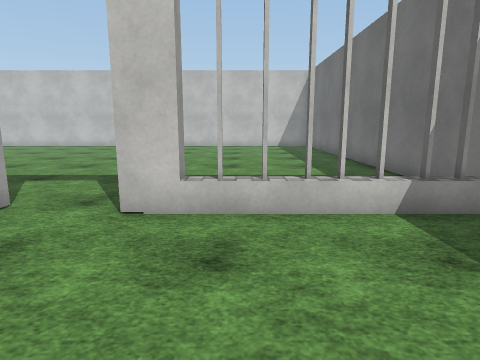
View 1 (above)

16 first-person views from a walk through a Unity game level. The camera is 1.4 m above the floor, tilts 10° down and sees 75° across. The floor is counted in squares, 1 m on a side. Each view is taken from the middle of a square. On the plan, view 1 faces up. The plan holds only what a view shows up to about 14 squares ahead; the rest is blank. The place goes on beyond the plan. The player character is not drawn. Some animated figures are not drawn. Surface patterns are stand-ins for the level's own textures.

View 2
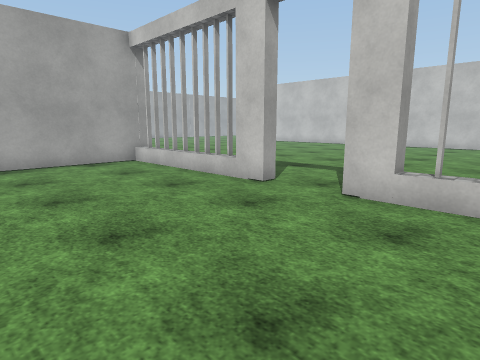

View 3
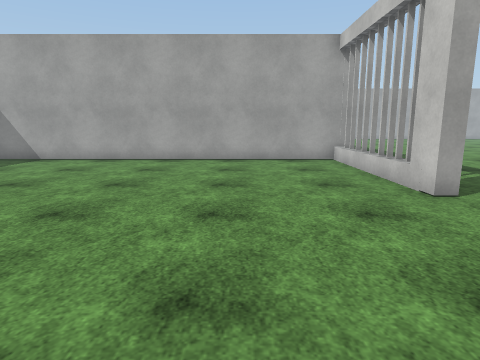

View 4
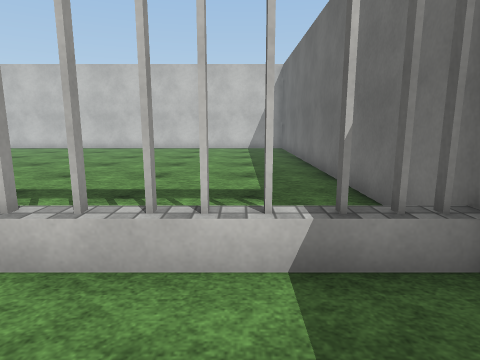

View 5
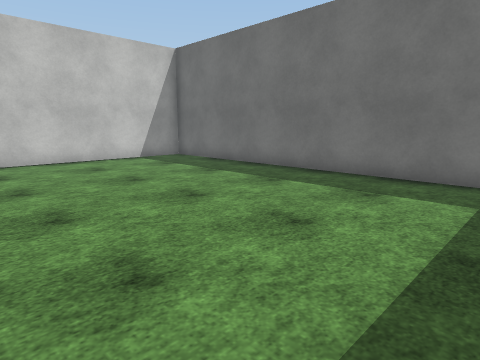

View 6
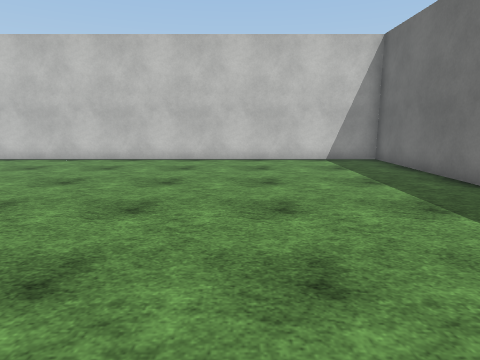

View 7
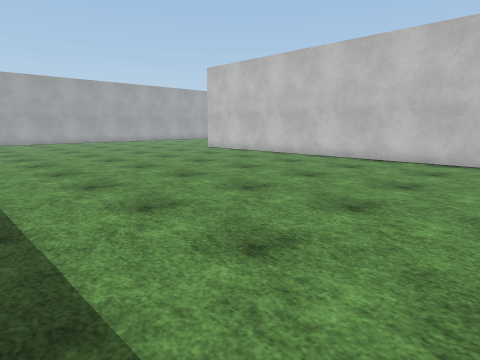

View 8
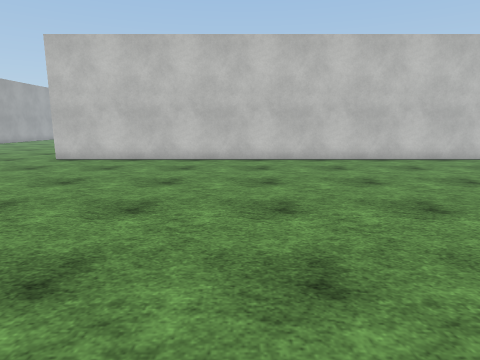

View 9
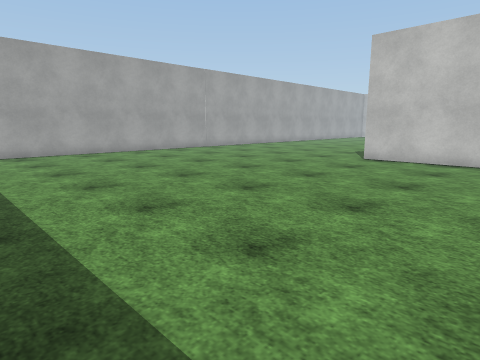

View 10
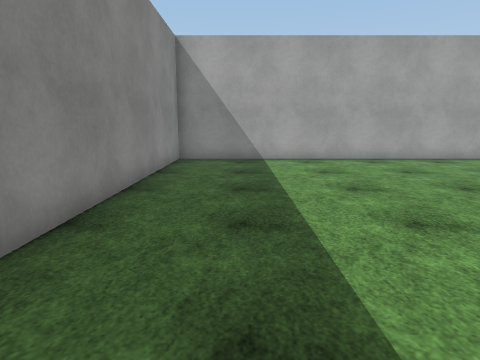

View 11
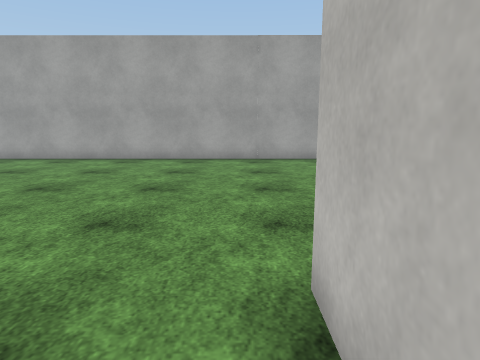

View 12
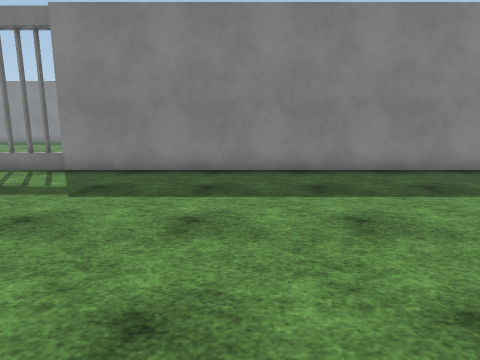

View 13
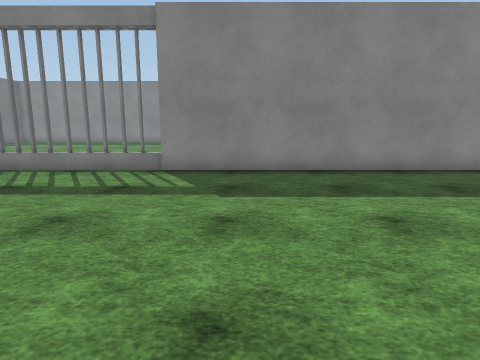

View 14
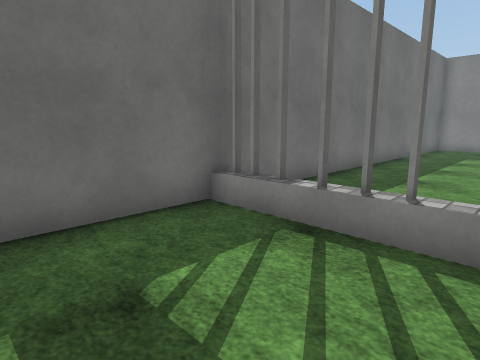

View 15
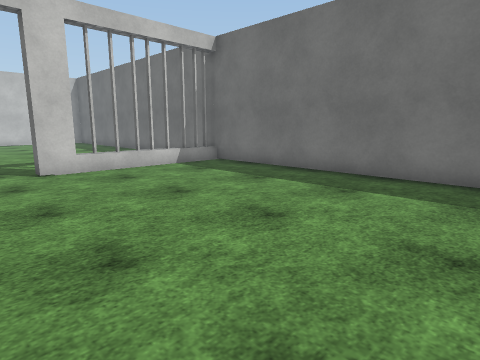

View 16
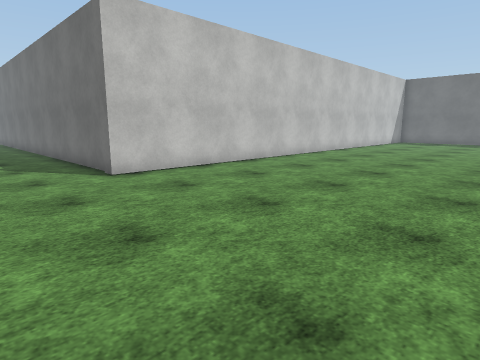

### Floor plan
Points are (right, up) in squares from view 1. A wall is a line through its corners. A room is listed if a view was taken in it or the views show most of it. See-through windows are left out.
Room 1 (views 1, 2, 3, 4, 5, 6, 7, 8, 9, 10, 11, 12, 13, 14, 15, 16)
walls: (-4, 5.4) (-4, 4.8) (-5.5, 4.8); (-0.9, 5.4) (-0.9, 4.8); (-0.5, 4.8) (-1.9, 4.8) (-1.9, 5.4); (4.5, -5.5) (4.5, 20.6) (-18.3, 20.6) (-18.3, 23.5); (-28.8, 23.3) (-28.8, 5.5) (-10.6, 5.5) (-10.6, -5.5)
low walls: (-9.5, 4.8) (-10.6, 4.8); (4.5, 4.8) (3.5, 4.8)

Where each view was taken, in squares from view 1:
view 1: 0 up, 0 right, facing up
view 2: 1 down, 1 right, facing up-left
view 3: 1 up, 2 right, facing left
view 4: 2 up, 2 right, facing up
view 5: 8 up, 4 left, facing up-right
view 6: 8 up, 1 left, facing up
view 7: 8 up, 3 left, facing up-left
view 8: 8 up, 11 left, facing up
view 9: 8 up, 13 left, facing up-left
view 10: 8 up, 16 left, facing left
view 11: 20 up, 16 left, facing left
view 12: 15 up, 16 left, facing down
view 13: 15 up, 13 left, facing down
view 14: 9 up, 0 right, facing down-right
view 15: 5 down, 4 left, facing up-right
view 16: 12 up, 22 left, facing up-right
